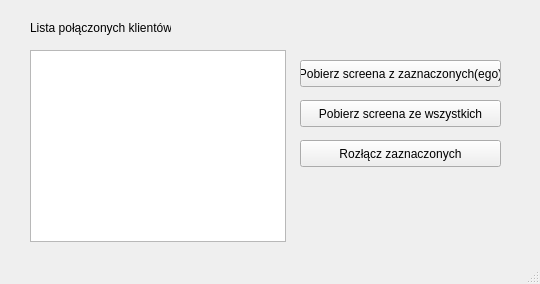
<?xml version="1.0" encoding="UTF-8"?>
<ui version="4.0">
 <class>MainWindow</class>
 <widget class="QMainWindow" name="MainWindow">
  <property name="geometry">
   <rect>
    <x>0</x>
    <y>0</y>
    <width>540</width>
    <height>284</height>
   </rect>
  </property>
  <property name="windowTitle">
   <string>ViScreen</string>
  </property>
  <widget class="QWidget" name="centralwidget">
   <widget class="QListWidget" name="clientList">
    <property name="geometry">
     <rect>
      <x>30</x>
      <y>50</y>
      <width>256</width>
      <height>192</height>
     </rect>
    </property>
   </widget>
   <widget class="QLabel" name="label">
    <property name="geometry">
     <rect>
      <x>30</x>
      <y>20</y>
      <width>141</width>
      <height>16</height>
     </rect>
    </property>
    <property name="text">
     <string>Lista połączonych klientów</string>
    </property>
   </widget>
   <widget class="QPushButton" name="getScreenFromSelected">
    <property name="geometry">
     <rect>
      <x>300</x>
      <y>60</y>
      <width>201</width>
      <height>27</height>
     </rect>
    </property>
    <property name="text">
     <string>Pobierz screena z zaznaczonych(ego)</string>
    </property>
   </widget>
   <widget class="QPushButton" name="getAllScreen">
    <property name="geometry">
     <rect>
      <x>300</x>
      <y>100</y>
      <width>201</width>
      <height>27</height>
     </rect>
    </property>
    <property name="text">
     <string>Pobierz screena ze wszystkich</string>
    </property>
   </widget>
   <widget class="QPushButton" name="disconnectSelected">
    <property name="geometry">
     <rect>
      <x>300</x>
      <y>140</y>
      <width>201</width>
      <height>27</height>
     </rect>
    </property>
    <property name="text">
     <string>Rozłącz zaznaczonych</string>
    </property>
   </widget>
  </widget>
  <widget class="QStatusBar" name="statusbar"/>
 </widget>
 <resources/>
 <connections/>
</ui>
